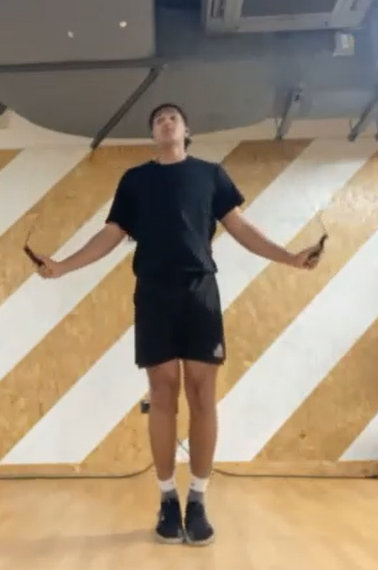
#> input picture JupyterEnvironment/jump.png, 378 x 570 px, found by its file name
$ jupyter execute --allow-errors 'final Leg of development 22_03_2023.ipynb'   (shell and % lines are left out)
#> lines starting #> are read from the running program, lines starting #| are printed output that depends on the picture; after the words box and inside, x2 and y2 are one past the last pixel; in counts of white or black regions, pixels touching at a corner belong together
[cell 1]
path = r"C:\Users\ayush\Desktop\Jump Rope Code\Media\JumpRopeChairAngle_Trim.mp4"
path1 = r"C:\Users\ayush\Desktop\Jump Rope Code\Media\housejumpcut.mp4"
path2 = r"C:\Users\ayush\Desktop\Jump Rope Code\JumpRope\v_JumpRope_g05_c03.avi"
path3 = r"C:\Users\ayush\Desktop\Jump Rope Code\JumpRope\v_JumpRope_g24_c01.avi"
path4 = r"C:\Users\ayush\Desktop\Jump Rope Code\JumpRope\v_JumpRope_g17_c05.avi"
path5 = r"C:\Users\ayush\Desktop\Jump Rope Code\JumpRope\v_JumpRope_g08_c01.avi"
path6 = r"C:\Users\ayush\Desktop\Jump Rope Code\JumpRope\v_JumpRope_g02_c01.avi"
imgsrc = r"C:\Users\ayush\Desktop\Jump Rope Code\JupyterEnvironment\jump.png"

[cell 2]
def val_count(ListOfChoice):

    count = 0

    prev_val = ListOfChoice[0]

    for val in ListOfChoice[1:]:
        if val!= prev_val:
            count+=1

        prev_val = val

    return count

[cell 3]
'''
tracking the wrist and have them in a frame
get to see the difference image formed within these windows

'''

path = r"C:\Users\ayush\Desktop\Jump Rope Code\Media\JumpRopeChairAngle_Trim.mp4"
path1 = r"C:\Users\ayush\Desktop\Jump Rope Code\Media\housejumpcut.mp4"
path2 = r"C:\Users\ayush\Desktop\Jump Rope Code\JumpRope\v_JumpRope_g05_c03.avi"
path3 = r"C:\Users\ayush\Desktop\Jump Rope Code\JumpRope\v_JumpRope_g24_c01.avi"
path4 = r"C:\Users\ayush\Desktop\Jump Rope Code\JumpRope\v_JumpRope_g17_c05.avi"
path5 = r"C:\Users\ayush\Desktop\Jump Rope Code\JumpRope\v_JumpRope_g08_c01.avi"
path6 = r"C:\Users\ayush\Desktop\Jump Rope Code\JumpRope\v_JumpRope_g02_c01.avi"


## Imports
from scipy.signal import argrelmin, argrelmax
import pandas as pd
import matplotlib.pyplot as plt
import plotly.express as px
import seaborn as sns
import pandas as pd
import cv2
import time
import random
import mediapipe as mp
import numpy as np
mp_drawing = mp.solutions.drawing_utils
mp_pose = mp.solutions.pose

right_ankle_x = []
left_ankle_x = []
right_ankle_y = []
left_ankle_y = []
right_hip_y = []
left_hip_y = []
left_wrist_y = []
left_wrist_x = []
right_wrist_x = []
right_wrist_y = []
differenc_wrist_r = []
difference_ankle_r = []
left_foot_y = []
right_foot_y = []
left_heel_y = []
right_heel_y = []


cxlist_roi1 = []
cylist_roi1 = []
cxlist_roi2 = []
cylist_roi2 = []


cap = cv2.VideoCapture(path)

if (cap.isOpened==False):
    print ("error opening video stream")

## Setup mediapipe instance
#> (the rest of this cell did not finish here and is left out)

[cell 4]
29/0.73

[cell 5]
import plotly.express as px
import numpy as np
import pandas as pd

fig=px.line(left_ankle_y)
# Add range slider
fig.update_layout(xaxis=dict(rangeslider=dict(visible=True),
                             type="linear",title="left ankle slider"))


fig.show()

# fig=px.line(cylist_roi2)
# # Add range slider
# fig.update_layout(xaxis=dict(rangeslider=dict(visible=True),
#                             type="linear",title = "right hand rope tracking"))


# fig.show()
print(argrelmin(np.array(left_ankle_y))[0])
print(f"the number of jumps examined are {len(argrelmin(np.array(left_ankle_y))[0])}")

# print(len(rope_maxima_roi2_indices)//2+1)

[cell 6]
###### looking at binary image of the actual video trying to see the rope segment and trying to isolate it:

### chatgpt generated version of the code
'''looking at the difference of frames and seeing how they work with the use of adaptive thresholding using
Gaussian and mean thresholding
'''


import cv2

# Open the video file
cap = cv2.VideoCapture(path)

# Capture the first frame of the video
ret, frame1 = cap.read()
#> (the rest of this cell did not finish here and is left out)

[cell 7]
#####3 making a tracker for the indexs
'''This is exactly what I was looking for
This set of code allows us to track the bounding box around the indexs, now I will replace the indexs with thumb index to
be more in line with the rope and see the result received.

'''

path = r"C:\Users\ayush\Desktop\Jump Rope Code\Media\JumpRopeChairAngle_Trim.mp4"
path1 = r"C:\Users\ayush\Desktop\Jump Rope Code\Media\housejumpcut.mp4"
path2 = r"C:\Users\ayush\Desktop\Jump Rope Code\JumpRope\v_JumpRope_g05_c03.avi"
path3 = r"C:\Users\ayush\Desktop\Jump Rope Code\JumpRope\v_JumpRope_g24_c01.avi"
path4 = r"C:\Users\ayush\Desktop\Jump Rope Code\JumpRope\v_JumpRope_g17_c05.avi"
path5 = r"C:\Users\ayush\Desktop\Jump Rope Code\JumpRope\v_JumpRope_g08_c01.avi"
path6 = r"C:\Users\ayush\Desktop\Jump Rope Code\JumpRope\v_JumpRope_g02_c01.avi"


import cv2
import mediapipe as mp
import numpy as np

# Load the video
cap = cv2.VideoCapture(path1)

#masks
# knnfgbg = cv2.createBackgroundSubtractorKNN()

ret,frame1 = cap.read()
#> (the rest of this cell did not finish here and is left out)

[cell 8]
#####3 making a tracker for the indexs
'''This is exactly what I was looking for
This set of code allows us to track the bounding box around the indexs, now I will replace the indexs with thumb index to
be more in line with the rope and see the result received.

'''

path = r"C:\Users\ayush\Desktop\Jump Rope Code\Media\JumpRopeChairAngle_Trim.mp4"
path1 = r"C:\Users\ayush\Desktop\Jump Rope Code\Media\housejumpcut.mp4"
path2 = r"C:\Users\ayush\Desktop\Jump Rope Code\JumpRope\v_JumpRope_g05_c03.avi"
path3 = r"C:\Users\ayush\Desktop\Jump Rope Code\JumpRope\v_JumpRope_g24_c01.avi"
path4 = r"C:\Users\ayush\Desktop\Jump Rope Code\JumpRope\v_JumpRope_g17_c05.avi"
path5 = r"C:\Users\ayush\Desktop\Jump Rope Code\JumpRope\v_JumpRope_g08_c01.avi"
path6 = r"C:\Users\ayush\Desktop\Jump Rope Code\JumpRope\v_JumpRope_g02_c01.avi"


import cv2
import mediapipe as mp
import numpy as np

# Load the video
cap = cv2.VideoCapture(path)

#masks
# knnfgbg = cv2.createBackgroundSubtractorKNN()

ret,frame1 = cap.read()
#> (the rest of this cell did not finish here and is left out)

[cell 9]
path = r"C:\Users\ayush\Desktop\Jump Rope Code\Media\JumpRopeChairAngle_Trim.mp4"
path1 = r"C:\Users\ayush\Desktop\Jump Rope Code\Media\housejumpcut.mp4"
path2 = r"C:\Users\ayush\Desktop\Jump Rope Code\JumpRope\v_JumpRope_g05_c03.avi"
path3 = r"C:\Users\ayush\Desktop\Jump Rope Code\JumpRope\v_JumpRope_g24_c01.avi"
path4 = r"C:\Users\ayush\Desktop\Jump Rope Code\JumpRope\v_JumpRope_g17_c05.avi"
path5 = r"C:\Users\ayush\Desktop\Jump Rope Code\JumpRope\v_JumpRope_g08_c01.avi"
path6 = r"C:\Users\ayush\Desktop\Jump Rope Code\JumpRope\v_JumpRope_g02_c01.avi"

[cell 10]
import cv2

# Read the input video file
cap = cv2.VideoCapture(path)

# Get the frame rate and size of the input video
fps = int(cap.get(cv2.CAP_PROP_FPS))
width = int(cap.get(cv2.CAP_PROP_FRAME_WIDTH))
height = int(cap.get(cv2.CAP_PROP_FRAME_HEIGHT))

# Initialize the output video writer
# out = cv2.VideoWriter('output_video.mp4', cv2.VideoWriter_fourcc(*'mp4v'), fps, (width, height))

# Read the first frame from the video
ret, frame1 = cap.read()

# Loop through the remaining frames in the video
while True:
    # Read the next frame from the video
    ret, frame2 = cap.read()

    # If there are no more frames, break out of the loop
    if not ret:
        break

    # Calculate the absolute difference between the frames
    diff = cv2.absdiff(frame1, frame2)

    # Apply thresholding to the difference image
    _, thresh = cv2.threshold(diff, 25, 255, cv2.THRESH_BINARY)

    # Apply morphological operations to the binary image
    kernel = cv2.getStructuringElement(cv2.MORPH_RECT, (3, 3))
    eroded = cv2.erode(thresh, kernel, iterations=1)
    dilated = cv2.dilate(eroded, kernel, iterations=1)

    # Write the processed frame to the output video
#     out.write(dilated)

    # Update the reference frame for the next iteration
    frame1 = frame2

    cv2.imshow("hello",thresh)

    if cv2.waitKey(100) == ord('q'):
        break

# Release the input and output video objects
cap.release()
cv2.destroyAllWindows()
# out.release()

[cell 11]
path = r"C:\Users\ayush\Desktop\Jump Rope Code\Media\JumpRopeChairAngle_Trim.mp4"
path1 = r"C:\Users\ayush\Desktop\Jump Rope Code\Media\housejumpcut.mp4"
path2 = r"C:\Users\ayush\Desktop\Jump Rope Code\JumpRope\v_JumpRope_g05_c03.avi"
path3 = r"C:\Users\ayush\Desktop\Jump Rope Code\JumpRope\v_JumpRope_g24_c01.avi"
path4 = r"C:\Users\ayush\Desktop\Jump Rope Code\JumpRope\v_JumpRope_g17_c05.avi"
path5 = r"C:\Users\ayush\Desktop\Jump Rope Code\JumpRope\v_JumpRope_g08_c01.avi"
path6 = r"C:\Users\ayush\Desktop\Jump Rope Code\JumpRope\v_JumpRope_g02_c01.avi"


import cv2
import mediapipe as mp
import numpy as np

# Load the video
cap = cv2.VideoCapture(path)

#masks
# knnfgbg = cv2.createBackgroundSubtractorKNN()

ret,frame1 = cap.read()
#> (the rest of this cell did not finish here and is left out)

[cell 12]
### this set of code is used to remove contours which are not stationary - Tken from OPenAI

import cv2

# define the ROI coordinates
x, y, w, h = 100, 200, 30, 30

# create a VideoCapture object
cap = cv2.VideoCapture(path)

# initialize the background subtractor object
backSub = cv2.createBackgroundSubtractorMOG2(history=10, varThreshold=50, detectShadows=False)

# initialize the Canny edge detection parameters
canny_min = 50
canny_max = 100

# initialize a list to store the previous contours
prev_contours = []

while True:
    # read the frame from the video
    ret, frame = cap.read()

    # check if the frame was successfully read
    if not ret:
        break

    # apply the background subtraction to obtain a foreground mask
    fgMask = backSub.apply(frame)

    # apply the mask to the ROI
    roi = fgMask[y:y+h, x:x+w]
    roi1 = frame[y:y+h, x:x+w]


    # apply Canny edge detection to the ROI
    edges = cv2.Canny(roi, canny_min, canny_max)

    # apply morphological operations to clean up the edges
    kernel = cv2.getStructuringElement(cv2.MORPH_RECT, (5, 5))
    edges = cv2.morphologyEx(edges, cv2.MORPH_CLOSE, kernel)

    # find the contours in the edges image
    contours, hierarchy = cv2.findContours(edges, cv2.RETR_EXTERNAL, cv2.CHAIN_APPROX_SIMPLE)

    # initialize a list to store the current contours
    current_contours = []

    # loop over the contours
    for contour in contours:
        # compute the bounding box of the contour
        x, y, w, h = cv2.boundingRect(contour)

        # check if the contour is within the ROI
        if x >= 0 and y >= 0 and x+w <= roi.shape[1] and y+h <= roi.shape[0]:
            # add the contour to the current contours list
            current_contours.append(contour)

    # initialize a list to store the filtered contours
    filtered_contours = []

    # loop over the current contours
    for contour in current_contours:
        # check if the contour was not present in the previous frames
        if not any([cv2.matchShapes(contour, prev_contour, cv2.CONTOURS_MATCH_I2, 0.0) == 0 for prev_contour in prev_contours]):
            # add the contour to the filtered contours list
            filtered_contours.append(contour)

    # draw the filtered contours on the original frame
    frame_copy = frame.copy()
    cv2.drawContours(frame_copy[y:y+h, x:x+w], filtered_contours, -1, (0, 255, 0), 2)

    # update the previous contours list
    prev_contours = current_contours

    # display the frame with contours
    cv2.imshow('Frame', frame_copy)
    cv2.imshow("mask",fgMask)
    cv2.imshow("roi",roi1)


    # wait for the user to press a key
    if cv2.waitKey(30) & 0xFF == ord('q'):
        break

# release the video capture object and close all windows
cap.release()
cv2.destroyAllWindows()

#### TAsk for today :  25/03/2023

* remove stationary contours
* get the rope availability flags
* combine rope and jump logic to get the final count

[cell 13]
### background removal

import cv2
import numpy as np

# Create a VideoCapture object
video_cap = cv2.VideoCapture(path)
# initialize the background subtractor object
background_sub = cv2.createBackgroundSubtractorMOG2()
knnfgbg = cv2.createBackgroundSubtractorKNN()


while True:
    # read the video frame
    success, frame = video_cap.read()

    # if there is no more frames to show, break the loop
    if not success:
        break

    # apply the background subtractor to the frame
    mask = background_sub.apply(frame)
    maskKNN = knnfgbg.apply(frame)
    # apply the opening morphological operation to the mask to remove the noise
    kernel = np.ones((5, 5), np.uint8)
    opening = cv2.morphologyEx(mask, cv2.MORPH_OPEN, kernel, iterations=1)
    openingKNN = cv2.morphologyEx(maskKNN, cv2.MORPH_OPEN, kernel, iterations=1)

    # get the contours of the moving objects
    contours, _ = cv2.findContours(opening, cv2.RETR_EXTERNAL, cv2.CHAIN_APPROX_SIMPLE)
    contours1, _ = cv2.findContours(openingKNN, cv2.RETR_EXTERNAL, cv2.CHAIN_APPROX_SIMPLE)

    # mask = cv2.cvtColor(mask, cv2.COLOR_GRAY2BGR)
    # stack the frame horizontally
    hstacked_frames = np.hstack((mask, opening))
    hstacked_framesKNN = np.hstack((maskKNN, openingKNN))
    cv2.imshow("Frame and the opening operation", hstacked_frames)
    cv2.imshow("Frame and the opening operation from KNN", hstacked_framesKNN)

    # if the 'q' key is pressed, stop the loop
    if cv2.waitKey(30) == ord("q"):
        break

# release the video capture object
video_cap.release()
cv2.destroyAllWindows()

[cell 14]
### edited version of the above code

### background removal

import cv2
import numpy as np

# Create a VideoCapture object
video_cap = cv2.VideoCapture(path)
# initialize the background subtractor object
background_sub = cv2.createBackgroundSubtractorMOG2()
knnfgbg = cv2.createBackgroundSubtractorKNN()


while True:
    # read the video frame
    success, frame = video_cap.read()

    # if there is no more frames to show, break the loop
    if not success:
        break

    # apply the background subtractor to the frame
    mask = background_sub.apply(frame)
    maskKNN = knnfgbg.apply(frame)

    kernel = cv2.getStructuringElement(cv2.MORPH_ELLIPSE,(5,5))
    maskKNN = cv2.morphologyEx(maskKNN,cv2.MORPH_GRADIENT,kernel)


    # apply the opening morphological operation to the mask to remove the noise

    canny = cv2.Canny(maskKNN, 50, 100)

    # get the contours of the moving objects
    contours, _ = cv2.findContours(canny, cv2.RETR_EXTERNAL, cv2.CHAIN_APPROX_SIMPLE)
    contours1, _ = cv2.findContours(maskKNN, cv2.RETR_EXTERNAL, cv2.CHAIN_APPROX_SIMPLE)


    cv2.drawContours(frame, contours,-1, (0, 255, 255), -1) # yellow
#     cv2.drawContours(frame, contours,-1, (255,0 , 0), -1) #blue


    # mask = cv2.cvtColor(mask, cv2.COLOR_GRAY2BGR)
    # stack the frame horizontally

    cv2.imshow("Reqd", maskKNN)
    cv2.imshow("canny",canny)
    cv2.imshow("Reqd KNN", frame)

    # if the 'q' key is pressed, stop the loop
    if cv2.waitKey(1) == ord("q"):
        break

# release the video capture object
video_cap.release()
cv2.destroyAllWindows()

[cell 15]
import cv2
import mediapipe as mp
import numpy as np

# Load the video
cap = cv2.VideoCapture(path)

#masks
knnfgbg = cv2.createBackgroundSubtractorKNN()

ret,frame1 = cap.read()
#> (the rest of this cell did not finish here and is left out)

[cell 16]
### edited version of the above code

### background removal

import cv2
import numpy as np
import mediapipe as mp

# Create a VideoCapture object
cap = cv2.VideoCapture(path)
# initialize the background subtractor object
background_sub = cv2.createBackgroundSubtractorMOG2()
knnfgbg = cv2.createBackgroundSubtractorKNN()

mp_drawing = mp.solutions.drawing_utils
mp_pose = mp.solutions.pose
#> (the rest of this cell did not finish here and is left out)

[cell 17]
## flagging

import cv2

# Define the window of interest
x1, y1 = 350, 200  # top-left corner coordinates
x2, y2 = 380, 300  # bottom-right corner coordinates

flaglist = []

# Create a VideoCapture object and read the first frame
cap = cv2.VideoCapture(path)
_, frame = cap.read()

knnfgbg = cv2.createBackgroundSubtractorKNN()


# Check if the video file was opened successfully
if not cap.isOpened():
    print("Error opening video file")
    exit()

# Loop through the video frames
flag = False
#> (the rest of this cell did not finish here and is left out)

[cell 18]
import pandas as pd

[cell 19]
df = pd.DataFrame(flaglist)
df.value_counts()

[cell 20]
def val_count(ListOfChoice):

    count = 0

    prev_val = ListOfChoice[0]

    for val in ListOfChoice[1:]:
        if val!= prev_val:
            count+=1

        prev_val = val

    return count

#> (the rest of this cell did not finish here and is left out)

[cell 21]
### edited version of the above code

### background removal

import cv2
import numpy as np
import mediapipe as mp


RDflagList = []
RUflagList = []
LDflagList = []
LUflagList = []

# Create a VideoCapture object
cap = cv2.VideoCapture(path)
# initialize the background subtractor object
background_sub = cv2.createBackgroundSubtractorMOG2()
knnfgbg = cv2.createBackgroundSubtractorKNN()

mp_drawing = mp.solutions.drawing_utils
mp_pose = mp.solutions.pose
#> (the rest of this cell did not finish here and is left out)

[cell 22]
## flagging
import pandas as pd
import cv2

# Define the window of interest
x1, y1 = 360, 250  # top-left corner coordinates
x2, y2 = 380, 350  # bottom-right corner coordinates

flaglist = []

# Create a VideoCapture object and read the first frame
cap = cv2.VideoCapture(path)
_, frame = cap.read()

knnfgbg = cv2.createBackgroundSubtractorKNN()


# Check if the video file was opened successfully
if not cap.isOpened():
    print("Error opening video file")
    exit()

def val_count(ListOfChoice):

    count = 0

    prev_val = ListOfChoice[0]

    for val in ListOfChoice[1:]:
        if val!= prev_val:
            count+=1

        prev_val = val

    return count

# Loop through the video frames
flag = False
#> (the rest of this cell did not finish here and is left out)

[cell 23]
imgsrc = r"C:\Users\ayush\Desktop\Jump Rope Code\JupyterEnvironment\jump.png"


import cv2

# Load the image
img = cv2.imread(imgsrc)
#> img is the input picture: shape (570, 378, 3); mean B, G, R 118.6, 140.7, 158.1

# Define the window of interest
window = ((100, 100), (200, 200))

# Convert the image to grayscale
gray = cv2.cvtColor(img, cv2.COLOR_BGR2GRAY)
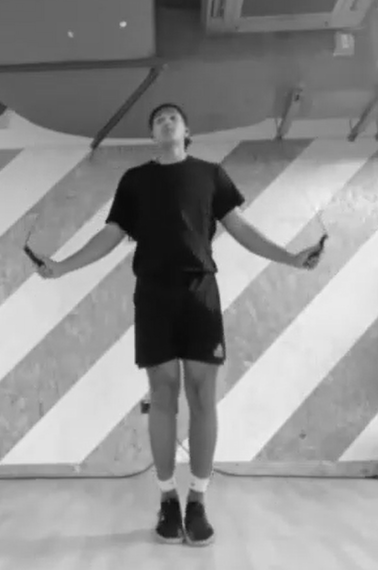
#> gray: shape (570, 378); min 7, max 247, mean 143.4

# Apply thresholding to enhance the features
thresh = cv2.threshold(gray, 127, 255, cv2.THRESH_BINARY)[1]
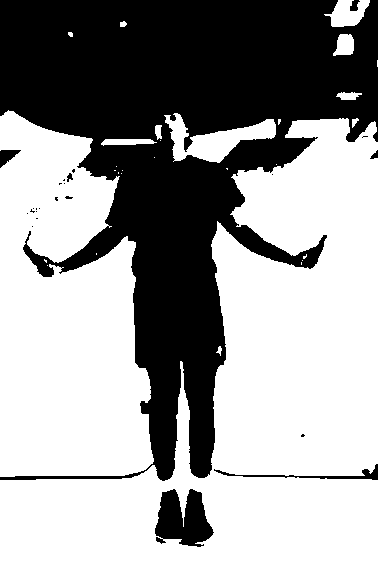
#> thresh: shape (570, 378); 60.8% white; 24 black regions (17 under 20 px)

# Find the contours
contours, _ = cv2.findContours(thresh, cv2.RETR_EXTERNAL, cv2.CHAIN_APPROX_SIMPLE)
#> contours = 29 contours, 19 with area under 20; largest, box (x1, y1, x2, y2) and area: (0, 118, 378, 570) 84962, (0, 110, 154, 477) 42358, (164, 113, 276, 163) 2230, (324, 0, 370, 27) 685, (333, 34, 354, 56) 314

cv2.drawContours(img, contours,-1, (0, 0, 255), -1)
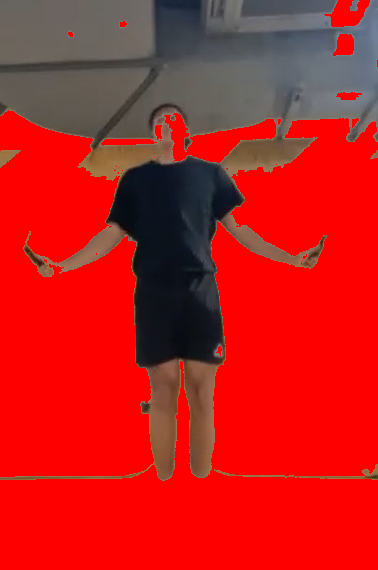
#> img: shape (570, 378, 3); mean B, G, R 28.9, 30.3, 190.8

# Initialize the flag to False
flag = False

# Iterate through each contour
for contour in contours:
    # Check if the contour lies within the window of interest
    if cv2.pointPolygonTest(contour, window[0], False) >= 0 and \
       cv2.pointPolygonTest(contour, window[1], False) >= 0:
        flag = True
        break
#> this loop made 29 passes
#> contour on passes 2, 3, 4, 7, 8, 9, 10, 11, 12, 13, 14, 15: [[47, 265]], [[301, 262], [301, 264]], [[302, 260]], [[96, 253], [96, 254]], [[121, 173]], [[118, 172], [118, 173]], [[122, 170]], [[114, 170], [115, 170]], [[226, 168], [227, 169], [227, 168]], [[116, 166]], [[276, 164]], [[154, 157]]

# The flag will be True if a contour is found within the window, and False otherwise
print(flag)
cv2.imshow("ImG",img)
cv2.waitKey(0)
cv2.destroyAllWindows()
